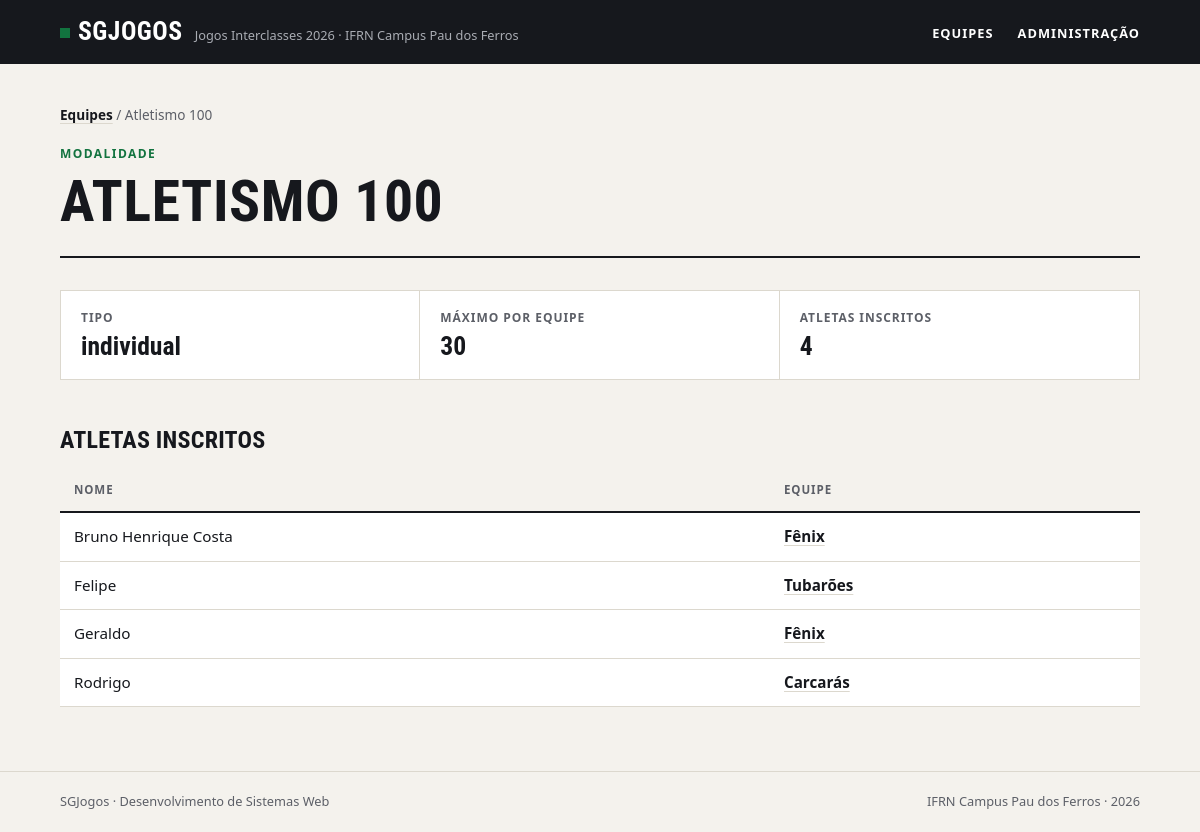
The app's page /modalidades/1/ with its own data.
### jogos/models.py (models this page shows)
class Modalidade(models.Model):
    class Tipo(models.TextChoices):
        COLETIVO = 'coletivo'
        INDIVIDUAL = 'individual'
    nome = models.CharField(max_length=50, unique=True)
    tipo = models.CharField(choices=Tipo)
    max_atletas = models.PositiveIntegerField()
    class Meta:
        verbose_name = 'Modalidade'
        verbose_name_plural = 'Modalidades'
        ordering = ['nome']
    def __str__(self):
        return self.nome

class Atleta(models.Model):
    nome = models.CharField(max_length=50)
    matricula = models.CharField(max_length=50, unique=True)
    data_nascimento = models.DateField()
    equipe = models.ForeignKey("Equipe", on_delete=models.PROTECT, related_name='atletas')
    modalidades = models.ManyToManyField("Modalidade", null=True, blank=True, related_name='atletas')
    class Meta:
        verbose_name = 'Atleta'
        verbose_name_plural = 'Atletas'
        ordering = ['nome']
    def __str__(self):
        return self.nome

class Equipe(models.Model):
    nome = models.CharField(max_length=50, unique=True)
    curso = models.CharField(max_length=50)
    cor = models.CharField(max_length=50)
    criada_em = models.DateField(auto_now_add=True)
    class Meta:
        verbose_name = 'Equipe'
        verbose_name_plural = 'Equipes'
        ordering = ['nome']
    def __str__(self):
        return self.nome

### jogos/views.py (the view)
# urls.py: path('modalidades/<int:id>/', modalidade, name="modalidade")
def modalidade(request, id):
    modalidade = get_object_or_404(
        Modalidade,
        id=id
    )
    return render(request, "jogos/modalidade.html", {'modalidade': modalidade})

### jogos/templates/jogos/modalidade.html (shortened to what this page needs)
{% extends "base.html" %}
{% block main %}
        <nav class="trilha"><a href="{% url "jogos:index" %}">Equipes</a> / {{modalidade}}</nav>
        <header class="topo">
            <span class="sobretitulo">Modalidade</span>
            <h1>{{modalidade}}</h1>
        </header>
        <dl class="numeros">
            <div>
                <dt>Tipo</dt>
                <dd>{{modalidade.tipo}}</dd>
            </div>
            <div>
                <dt>Máximo por equipe</dt>
                <dd>{{modalidade.max_atletas}}</dd>
            </div>
            <div>
                <dt>Atletas inscritos</dt>
                <dd>{{modalidade.atletas.count}}</dd>
            </div>
        </dl>
        <h2>Atletas inscritos</h2>
        <div class="tabela">
            <table>
                <thead>
                    <tr>
                        <th>Nome</th>
                        <th>Equipe</th>
                    </tr>
                </thead>
                <tbody>
                    {% for atleta in modalidade.atletas.all %}
                        <tr>
                            <td>{{atleta}}</td>
                            <td><a href="{% url "jogos:equipe" atleta.equipe.id %}">{{atleta.equipe}}</a></td>
                        </tr>
                    {% empty %}
                        <tr><td class="vazio" colspan="2">Nenhum atleta inscrito nesta modalidade.</td></tr>
                    {% endfor %}
                </tbody>
            </table>
        </div>
{% endblock main %}

### jogos/static/css/style.css (style rules this page uses)
:root { --papel: #f4f2ed; --branco: #ffffff; --tinta: #16181d; --tinta-suave: #5c5f67; --linha: #dcd8ce; --verde: #12733f; --verde-claro: #e2efe6; --fonte-texto: system-ui, -apple-system, "Segoe UI", Roboto, Ubuntu, "Helvetica Neue", Arial, sans-serif; --fonte-titulo: "Bahnschrift SemiCondensed", "Bahnschrift", "Avenir Next Condensed", "Roboto Condensed", "Ubuntu Condensed", "Arial Narrow", var(--fonte-texto); }
*, *::before, *::after { box-sizing: border-box; }
* { margin: 0; padding: 0; }
body { min-height: 100vh; display: flex; flex-direction: column; background: var(--papel); color: var(--tinta); font-family: var(--fonte-texto); font-size: 1rem; line-height: 1.55; -webkit-font-smoothing: antialiased; }
a { color: inherit; }
h1, h2, h3 { font-family: var(--fonte-titulo); font-stretch: condensed; font-weight: 700; line-height: 1.05; text-transform: uppercase; letter-spacing: 0.01em; }
.topo { padding-bottom: 24px; margin-bottom: 32px; border-bottom: 2px solid var(--tinta); }
.sobretitulo { display: block; margin-bottom: 8px; color: var(--verde); font-size: 0.75rem; font-weight: 700; letter-spacing: 0.12em; text-transform: uppercase; }
h1 { font-size: clamp(2.2rem, 6vw, 3.6rem); }
h2 { margin: 48px 0 16px; font-size: 1.5rem; }
.trilha { margin-bottom: 20px; color: var(--tinta-suave); font-size: 0.85rem; }
.trilha a { color: var(--tinta); font-weight: 600; text-decoration-color: var(--linha); text-underline-offset: 3px; }
.numeros { display: grid; grid-template-columns: repeat(auto-fit, minmax(180px, 1fr)); border: 1px solid var(--linha); background: var(--branco); }
.numeros div { padding: 18px 20px; border-right: 1px solid var(--linha); }
.numeros div:last-child { border-right: none; }
.numeros dt { color: var(--tinta-suave); font-size: 0.75rem; font-weight: 700; letter-spacing: 0.08em; text-transform: uppercase; }
.numeros dd { margin-top: 4px; font-family: var(--fonte-titulo); font-stretch: condensed; font-size: 1.6rem; font-weight: 700; line-height: 1.15; font-variant-numeric: tabular-nums; overflow-wrap: anywhere; }
.tabela { overflow-x: auto; }
table { width: 100%; border-collapse: collapse; background: var(--branco); font-size: 0.95rem; font-variant-numeric: tabular-nums; }
th, td { padding: 12px 14px; border-bottom: 1px solid var(--linha); text-align: left; vertical-align: top; }
th { border-bottom: 2px solid var(--tinta); background: var(--papel); color: var(--tinta-suave); font-size: 0.72rem; font-weight: 700; letter-spacing: 0.08em; text-transform: uppercase; }
td a { font-weight: 600; text-decoration-color: var(--linha); text-underline-offset: 3px; }

### records on screen
Modalidade: nome "Atletismo 100", nome "ATLETISMO 100", tipo "individual", max_atletas "30", atletas.count "4"
Atleta: nome "Bruno Henrique Costa", equipe "Fênix"
Atleta: nome "Felipe", equipe "Tubarões"
Atleta: nome "Geraldo", equipe "Fênix"
Atleta: nome "Rodrigo", equipe "Carcarás"
